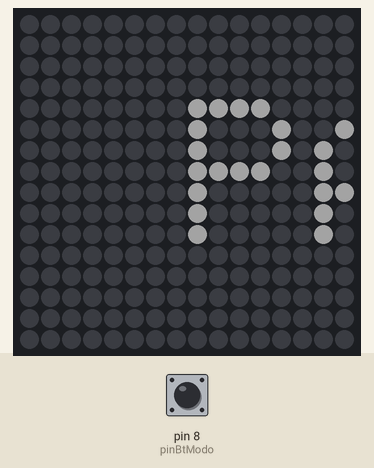
Simulated run of this sketch. Board: Arduino Uno, built with avr-gcc and run on an emulated ATmega328P. Parts: 16×16 RGB LED matrix (first LED top left, wired row by row). The inputs (shaded band) are chosen by the test bench; at power-on: pin 8 (pinBtModo) HIGH. Dim RGB values are drawn brighter than linear; the local clock reads 2024-03-15 10:24:30 at power-on unless the sketch sets it; random numbers use the default seed unless the sketch sets one; what the sketch prints to the serial monitor is not drawn.

Above: at 1.2 s.
1.3 s: pin 8 (pinBtModo) driven LOW
2.8 s: pin 8 (pinBtModo) driven HIGH
At 3.6 s:
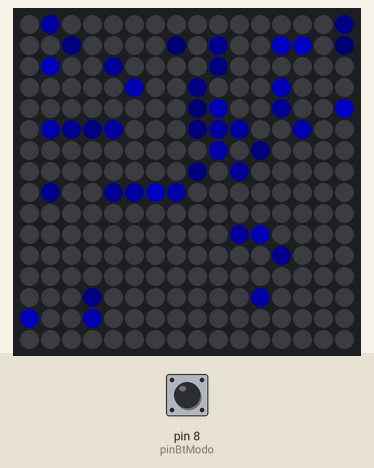
5.8 s: pin 8 (pinBtModo) pulsed LOW 2 times (0.12 s each, 0.3 s apart)
At 6.05 s:
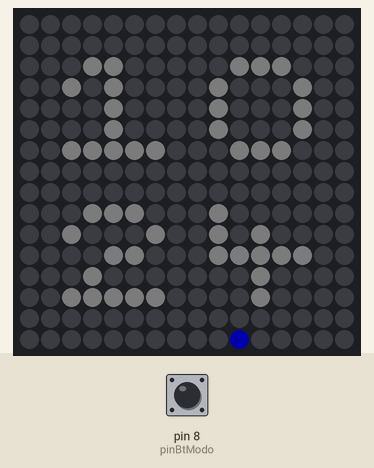
At 25.8 s:
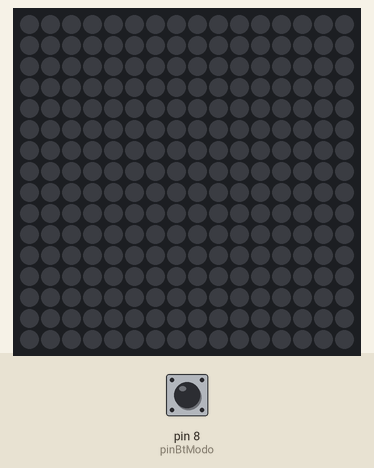

The sketch:

16x16rgb_v4.ino
```cpp
#include "sprites.h"

// Adafruit -----------------------------------------------------------------------------
#include <Adafruit_GFX.h>
#include <Adafruit_NeoMatrix.h>
#include <Adafruit_NeoPixel.h>

#ifndef PSTR
#define PSTR // Make Arduino Due happy
#endif

#define PIN 6

Adafruit_NeoMatrix matrix = Adafruit_NeoMatrix(16, 16, PIN,
  NEO_MATRIX_TOP     + NEO_MATRIX_LEFT +
  NEO_MATRIX_COLUMNS + NEO_MATRIX_ZIGZAG,
  NEO_GRB            + NEO_KHZ800);
// -------------------------------------------------------------------------------------

// DS1302 -----------------------------------------------------------------------------
// CONNECTIONS:
// DS1302 CLK/SCLK --> 5
// DS1302 DAT/IO --> 4
// DS1302 RST/CE --> 2
// DS1302 VCC --> 3.3v - 5v
// DS1302 GND --> GND

#include <ThreeWire.h>
#include <RtcDS1302.h>

ThreeWire myWire(4,5,2); // IO, SCLK, CE
RtcDS1302<ThreeWire> Rtc(myWire);

// -------------------------------------------------------------------------------------

const uint16_t colores[] = {
  matrix.Color(0, 0, 0),       // 0 negro
  matrix.Color(255, 255, 255), // 1 blanco
  matrix.Color(255, 255, 33),  // 2 amarillo
  matrix.Color(148, 148, 0),   // 3 amarillo oscuro
  matrix.Color(222, 0, 0),     // 4 rojo
  matrix.Color(33, 33, 255),   // 5 azul oscuro
  matrix.Color(255, 181, 181), // 6 salmón
  matrix.Color(222, 222, 222), // 7 gris
  matrix.Color(222, 148, 74)   // 8 marrón
  };


uint8_t fase = 0;
uint16_t frame = 0;
uint16_t fps = 1000/10;

uint8_t modo = 1; // 0 - Reloj | 1 - Pac-Man | 2 - luz noche
uint8_t modoMax = 2;
uint8_t pinBtModo = 8;

const uint8_t numEstrellas = 60;
int8_t estrellas[numEstrellas][2];
uint8_t maxBrilloEstrellas = 90;
float brilloEstrellas = maxBrilloEstrellas;
uint32_t lastFrame;
bool sube = true;

void setup() {
  //Serial.begin(9600);
  pinMode(pinBtModo, INPUT);

  // Inicialización de la matriz de LEDs
  matrix.begin();

  matrix.setTextColor(colores[7]);
  matrix.setTextSize(0);
  matrix.setTextWrap(false);

  // Estrellas
  lastFrame = millis();
  for (uint8_t i = 0; i<numEstrellas; i++) {
    estrellas[i][0] = random(16); // X
    estrellas[i][1] = random(0, 16); // Y
  }

  // Reloj =============================
Serial.begin(57600);

    Serial.print("compiled: ");
    Serial.print(__DATE__);
    Serial.println(__TIME__);

    Rtc.Begin();

    RtcDateTime compiled = RtcDateTime(__DATE__, __TIME__);
    //printDateTime(compiled);
    Serial.println();

    if (!Rtc.IsDateTimeValid())
    {
        // Common Causes:
        //    1) first time you ran and the device wasn't running yet
        //    2) the battery on the device is low or even missing

        Serial.println("RTC lost confidence in the DateTime!");
        Rtc.SetDateTime(compiled);
    }

    if (Rtc.GetIsWriteProtected())
    {
        Serial.println("RTC was write protected, enabling writing now");
        Rtc.SetIsWriteProtected(false);
    }

    if (!Rtc.GetIsRunning())
    {
        Serial.println("RTC was not actively running, starting now");
        Rtc.SetIsRunning(true);
    }

    RtcDateTime now = Rtc.GetDateTime();
    if (now < compiled)
    {
        Serial.println("RTC is older than compile time!  (Updating DateTime)");
        Rtc.SetDateTime(compiled);
    }
    else if (now > compiled)
    {
        Serial.println("RTC is newer than compile time. (this is expected)");
    }
    else if (now == compiled)
    {
        Serial.println("RTC is the same as compile time! (not expected but all is fine)");
    }

// ===================================================================

}

void loop() {

  chkBrillo();

  chkBotones ();

  switch (modo) {
    case 0: // Reloj
      reloj();
      break;
    case 1: // Pacman
      aniPacMan();
      break;
    case 2: // luz noche
      luznoche();
      break;

  }

}
void chkBrillo () {
  //matrix.setBrightness(map(analogRead(0),0,1023,5,127));
  matrix.setBrightness(50);
}

void chkBotones () {
  if (digitalRead(pinBtModo) == LOW) { // está en pull upp (siempre high)
    while (digitalRead(pinBtModo) == LOW) {
    // Nos quedamos aquí mientras esté pulsado el botón
    };
    modo++;
    modo = modo > modoMax? 0 : modo;
  }
}
void todoBlanco() {
  //matrix.fillRect(0,0,16,16,colores[1]);
}
void luznoche() {
  matrix.clear();

  matrix.setBrightness(brilloEstrellas);

  switch (sube) {
    case true:
      if (brilloEstrellas < maxBrilloEstrellas) {
        todoBlanco();
        for(uint8_t i=0; i< numEstrellas; i++) {
          matrix.drawPixel(estrellas[i][0], estrellas[i][1], matrix.Color(0,0, i*5));
        }
      brilloEstrellas+= 0.1;
      } else {
        sube = false;
        brilloEstrellas-=0.1;
      }
      break;
    case false:
      if(brilloEstrellas > 0) {
        todoBlanco();
        for(uint8_t i=0; i< numEstrellas; i++) {
          matrix.drawPixel(estrellas[i][0], estrellas[i][1], matrix.Color(0,0, i*5));
        }
        brilloEstrellas-=0.1;
      } else {
        for(uint8_t i=0; i< numEstrellas; i++) {
          estrellas[i][0] += random(-1,2);
          estrellas[i][1]++;
          if(estrellas[i][0] > 15 || estrellas[i][0] <0 || estrellas[i][1] > 15) {
            estrellas[i][0] = random(16);
            estrellas[i][1] = random(0);
          }
        }
        sube = true;
      }
      break;
  }

  matrix.show();
}

void reloj() {
  RtcDateTime now = Rtc.GetDateTime();

    mostrarHora(now);

    if (!now.IsValid())
    {
        // Common Causes:
        //    1) the battery on the device is low or even missing and the power line was disconnected
        Serial.println("RTC lost confidence in the DateTime!");
    }

}

#define countof(a) (sizeof(a) / sizeof(a[0]))

void mostrarHora(const RtcDateTime& dt){
  matrix.clear();

  String hora = String(dt.Hour());
  hora = hora.length()==1? "0"+hora : hora;
  String minuto = String(dt.Minute());
  minuto = minuto.length()==1? "0"+minuto : minuto;


  printNum(hora.substring(0,1).toInt(),2,2);
  printNum(hora.substring(1,2).toInt(),9,2);
  printNum(minuto.substring(0,1).toInt(),2,9);
  printNum(minuto.substring(1,2).toInt(),9,9);

  //centesimas (dt.Second());

  segundos (dt.Second());

  matrix.show();
}

void segundos(uint8_t s) {
  if (s<16) {
    matrix.drawPixel(s,0,colores[5]);
  } else if (s<31) {
    matrix.drawPixel(15,s-15,colores[5]);
  } else if (s<46) {
    matrix.drawPixel(15-(s-30),15,colores[5]);
  } else {
    matrix.drawPixel(0,60-s,colores[5]);
  }
}

void centesimas(uint8_t ss) {
  double c = millis()%100;
  int s = map(c,0,99,ss-4,ss);
  if (s<16) {
    matrix.drawPixel(s,0,matrix.Color(0, 0, 127-c/10));
  } else if (s<31) {
    matrix.drawPixel(15,s-15,matrix.Color(0, 0, 127-c/10));
  } else if (s<46) {
    matrix.drawPixel(15-(s-30),15,matrix.Color(0, 0, 127-c/10));
  } else {
    matrix.drawPixel(0,60-s,matrix.Color(0, 0, 127-c/10));
  }
}

void printNum (int c, uint8_t x, uint8_t y) {
  for (uint8_t i=0; i<5; i++) {
    uint8_t fila = pgm_read_byte (&numero[c][i]);
    for (uint8_t j=5; j>0; j--) {
      if(bitRead(fila, 5-j)) {
        matrix.drawPixel(x+j-1,y+i,matrix.Color(90, 90, 90));
      }
    }
  }
}


void aniPacMan() {
  matrix.clear();

  switch (fase) {
    case 0:
      matrix.setCursor(16-frame, 4);
      matrix.print("PAC-MAN  1980 NAMCO    ");
      if (frame == 159) {
        fase = 1;
      }
    break;
    case 1:
      puntos();
      pacmanAni();
      if (frame == 159 + 32) {
        fase = 2;
      }
      break;
     case 2:
      puntos();
      fantasmaAni();
      if (frame == 159 + 32 + 32) {
        fase = 3;
      }
      break;
     case 3:
      puntos();
      cerezaAni();
      if (frame == 159 + 32 + 32 + 32) {
        fase = 3;
      }
      break;

  }
  matrix.show();
  delay(fps);

  frame++;
   if (frame >= 160+32+32+32) {
    frame = 0;
    fase = 0;
  };


}

void puntos() {
  for (int i = 5-frame%6; i <= 15; i+=6) {
    matrix.fillRect(i,7,2,2,colores[6]);

  }
}

void cerezaAni() {
  int cerPos = 32 - frame%32;
  for (uint8_t i=2; i<=12; i++) {
    for (uint8_t j=0; j<=15; j++) {
      if ((16-cerPos+j >=0) && (16-cerPos+j) <= 11) {
//        if (cereza[(i-2)*12+(16-cerPos+j)] != 0) {
        matrix.drawPixel(j,i,colores[pgm_read_byte (&cereza[(i-2)*12+(16-cerPos+j)])]);
//        }
      }
    }
  }
}

void fantasmaAni() {
  int fanPos = frame%32;
  for (uint8_t i=2; i<=12; i++) {
    for (uint8_t j=0; j<=15; j++) {
      if ((16-fanPos+j >=0) && (16-fanPos+j) <= 11) {
        matrix.drawPixel(j,i,colores[pgm_read_byte(&fantasma[frame%2][(i-2)*12+(16-fanPos+j)])]);
      }
    }
  }
}

void pacmanAni() {
  int pacPos = frame%32;
  for (uint8_t i=2; i<=12; i++) {
    for (uint8_t j=0; j<=15; j++) {
      if ((16-pacPos+j >=0) && (16-pacPos+j) <=11) {
        if (pgm_read_byte (&pacman[frame%3][(i-2)*12+(16-pacPos+j)]) != 0) {
        matrix.drawPixel(j,i,colores[pgm_read_byte (&pacman[frame%3][(i-2)*12+(16-pacPos+j)])]);
        }
      }
    }
  }
}
```

Source omitted: sprites.h (data table, 2787 bytes)

Measured:
- after the input at 1.3 s, every drawn part: stays the same
- after the input at 2.8 s, the LEDs: first change at once (image 1 shows a later state)
